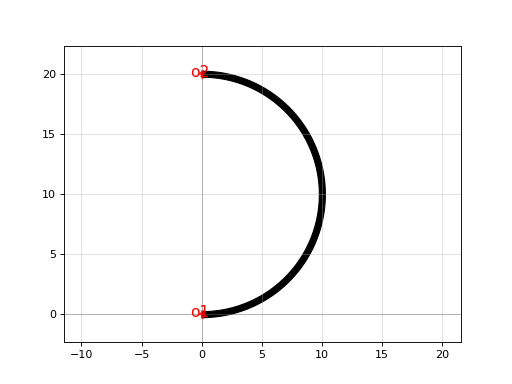

This chart was generated by the following Python code:
import gdsfactory as gf

c = gf.components.bend_circular180(angle=180, npoints=720, with_bbox=False)
c.plot()
